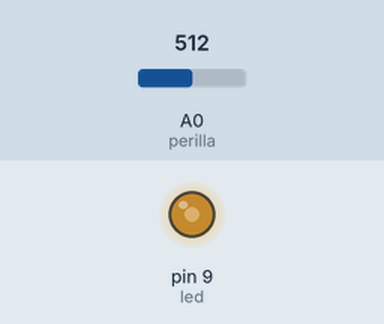
Bench run of a sketch on a simulated Arduino Uno, built with avr-gcc and run on an emulated ATmega328P. Shown: output pins drawn as LEDs (lit = HIGH). The test bench sets the inputs (shaded band); at power-on: A0 (perilla) = 512.

Above: at 1.2 s.
1.3 s: A0 (perilla) set to 716
At 2.5 s:
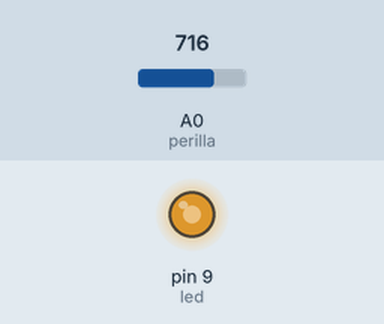
2.8 s: A0 (perilla) set to 900
At 3.8 s:
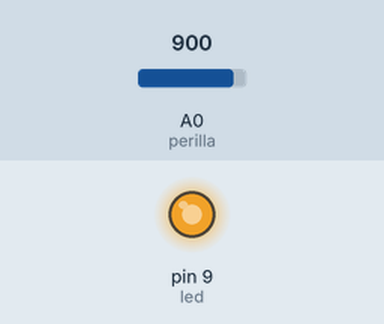
4.3 s: A0 (perilla) set to 122
At 5.0 s:
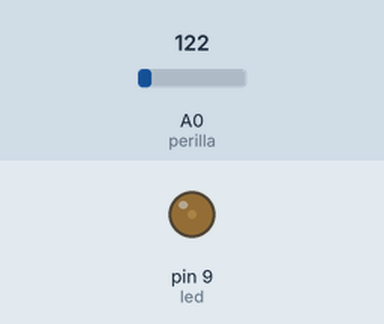
5.8 s: A0 (perilla) set to 0
At 6.1 s:
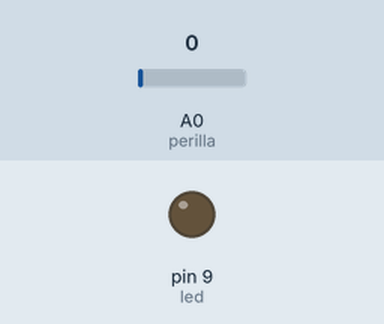
7.3 s: A0 (perilla) set to 511
At 8.5 s:
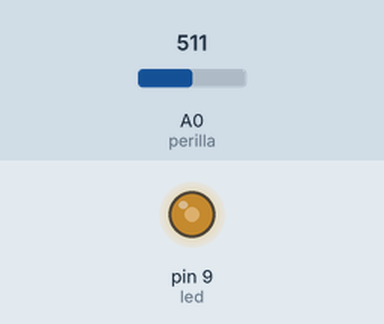
Timing chart, 0 to 9.8 s (numbered marks = the images above; inputs shaded):
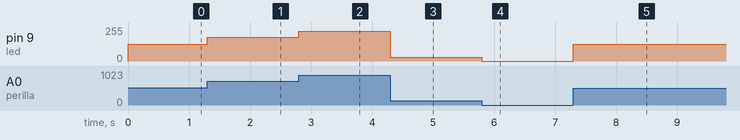

The sketch:

clase02_b3_dimmer.ino
```cpp
int perilla = A0;
int led = 9;                   // tiene que ser un pin con ~

void setup() {
  pinMode(led, OUTPUT);
}

void loop() {
  int lectura = analogRead(perilla);           // llega de 0 a 1023
  int brillo = map(lectura, 0, 1023, 0, 255);  // lo traduce
  analogWrite(led, brillo);                    // sale de 0 a 255
}
```

Measured:
- after the input at 1.3 s, pin 9 (led): 127/255 → 178/255 at once
- after the input at 2.8 s, pin 9 (led): 178/255 → 224/255 at once
- after the input at 4.3 s, pin 9 (led): 224/255 → 30/255 at once
- after the input at 5.8 s, pin 9 (led): 30/255 → 0/255 at once
- after the input at 7.3 s, pin 9 (led): 0/255 → 127/255 at once
